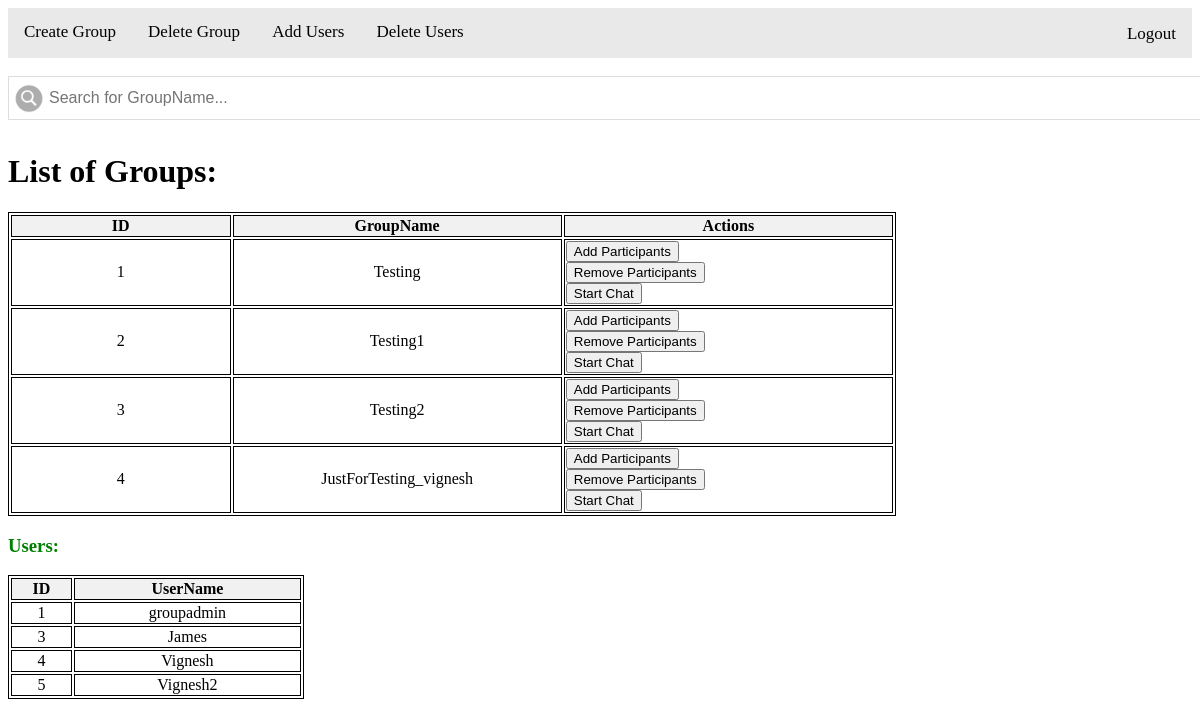
/manage (signed in), run on the app's committed database.
### application/routes.py (models this page shows)
class Group(db.Model):
    id = db.Column(db.Integer, primary_key=True)
    groupname = db.Column(db.String(80), nullable=False, unique=True)
    owner = db.Column(db.String(80), nullable=False)

class GroupUsers(db.Model):
    id = db.Column(db.Integer, primary_key=True)
    user_name = db.Column(db.String(80), db.ForeignKey(User.username,ondelete='CASCADE'))
    groupname = db.Column(db.String(80), db.ForeignKey(User.username,ondelete='CASCADE'))

class User(db.Model,UserMixin):
    id = db.Column(db.Integer, primary_key=True)
    username = db.Column(db.String(20),nullable=False,unique=True)
    password = db.Column(db.String(80),nullable=False)

### application/routes.py (the view)
@login_required
@app.route("/manage", methods=['GET','POST'])
def manage_users():
    groups = Group.query.all()
    users = User.query.all()
    grp_user = GroupUsers.query.filter_by(user_name=current_user.username).all()
    return render_template('Manage.html',group=groups, user= users, group_user=grp_user)

### application/routes.py (called while the page is built)
@login_manager.user_loader
def load_user(user_id):
    return User.query.get(int(user_id))

### application/templates/Manage.html (shortened to what this page needs)
<!DOCTYPE HTML PUBLIC "-//W3C//DTD HTML 4.01 Transitional//EN"
        "http://www.w3.org/TR/html4/loose.dtd">
<html>
<head>
</head>
<body>
{% block content %}
<div class = "topnav">
  <a href="/manage/creategroup">Create Group</a>
  <a href="/manage/deletegroup">Delete Group</a>
  {% if current_user.username == 'groupadmin' %}
  <a href="/manage/addUsers">Add Users</a>
  <a href="/manage/DeleteUsers">Delete Users</a>
  {% endif %}
  <div class="log">
    <a href="/logout">Logout</a>
  </div>
</div><br>
  <input type="text" id="myInput" onkeyup="myFunction()" placeholder="Search for GroupName..." title="Type in a groupname"><br>
  <h1>List of Groups:</h1>
<table style="width:75%" id ="mytable";>
  <tbody>
  <tr class="header">
    <th style="width:20%">ID</th>
    <th style="width:30%">GroupName</th>
    <th style="width:30%">Actions</th>
  </tr>
  {% for row in group %}
  <tr>
    <td>{{row.id}}</td>
    <td>{{row.groupname}}</td>
    <td style="text-align:Left">
      {% if current_user.username == row.owner or current_user.username == 'groupadmin' %}
      <form action= '/addparticipant' method='GET'>
        <button name="groupname" type="submit" value={{row.groupname}}>Add Participants</button>
      </form>
      <form action= '/removeparticipant' method='GET'>
        <button name="groupname" type="submit" value={{row.groupname}}>Remove Participants</button>
      </form>
      {% endif %}
      {% for grp in group_user %}
      {% if grp.groupname == row.groupname and grp.user_name == current_user.username %}
      <form action= '/session' method='GET'>
        <button name="groupname" type="submit" value={{row.groupname}}>Start Chat</button>
      </form>
      {% endif %}
      {% endfor %}
    </td>
  </tr>
  {% endfor %}
  </tbody>
</table>
<h3 style="color:green">Users:</h3>
<table style="width:25%" id="mytable";>
  <tbody>
  <tr class="header">
    <th>ID</th>
    <th>UserName</th>
  </tr>
  {% for data in user %}
  <tr>
    <td>{{data.id}}</td>
    <td>{{data.username}}</td>
  </tr>
  {% endfor %}
  </tbody>
</table>
{% endblock %}
</body>
</html>

### application/templates/Manage.html (style rules this page uses)
table,th,td { border: 1px solid black; text-align: center }
.topnav { overflow: hidden; background-color: #e9e9e9; }
.topnav a { float: left; display: block; color: black; text-align: center; padding: 14px 16px; text-decoration: none; font-size: 17px; }
#mytable tr.header, #mytable tr:hover { background-color: #f1f1f1; }
#myInput { background-image: URL("../static/SearchIcon.png"); background-position: 5px; background-size: 2.5%; background-repeat: no-repeat; width: 95.5%; font-size: 16px; padding: 12px 20px 12px 40px; border: 1px solid #ddd; margin-bottom: 12px; }
.log { float:right; color:black; text-decoration:none; margin-top:2px; margin-legt:16px font-size: 17px; }

### data on the page
Group: id "1", groupname "Testing"
Group: id "2", groupname "Testing1"
Group: id "3", groupname "Testing2"
Group: id "4", groupname "JustForTesting_vignesh"
User: id "1", username "groupadmin"
User: id "3", username "James"
User: id "4", username "Vignesh"
User: id "5", username "Vignesh2"
